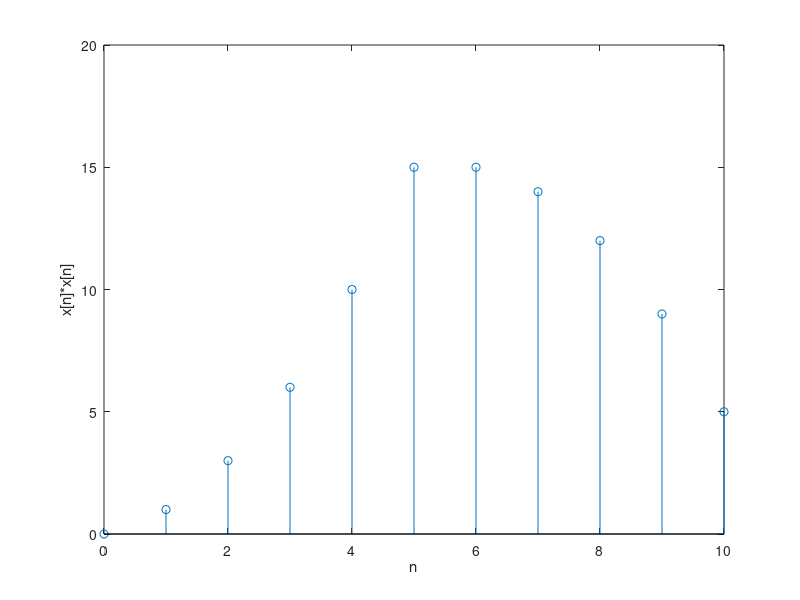

This chart was generated by the following MATLAB code:
x = [ones(1,6)]
for i=1:6
    h(1,i)=i-1
end
y2=conv(h,x)
ny2 = [0:10]
stem(ny2,y2)
xlabel('n')
ylabel('x[n]*x[n]')